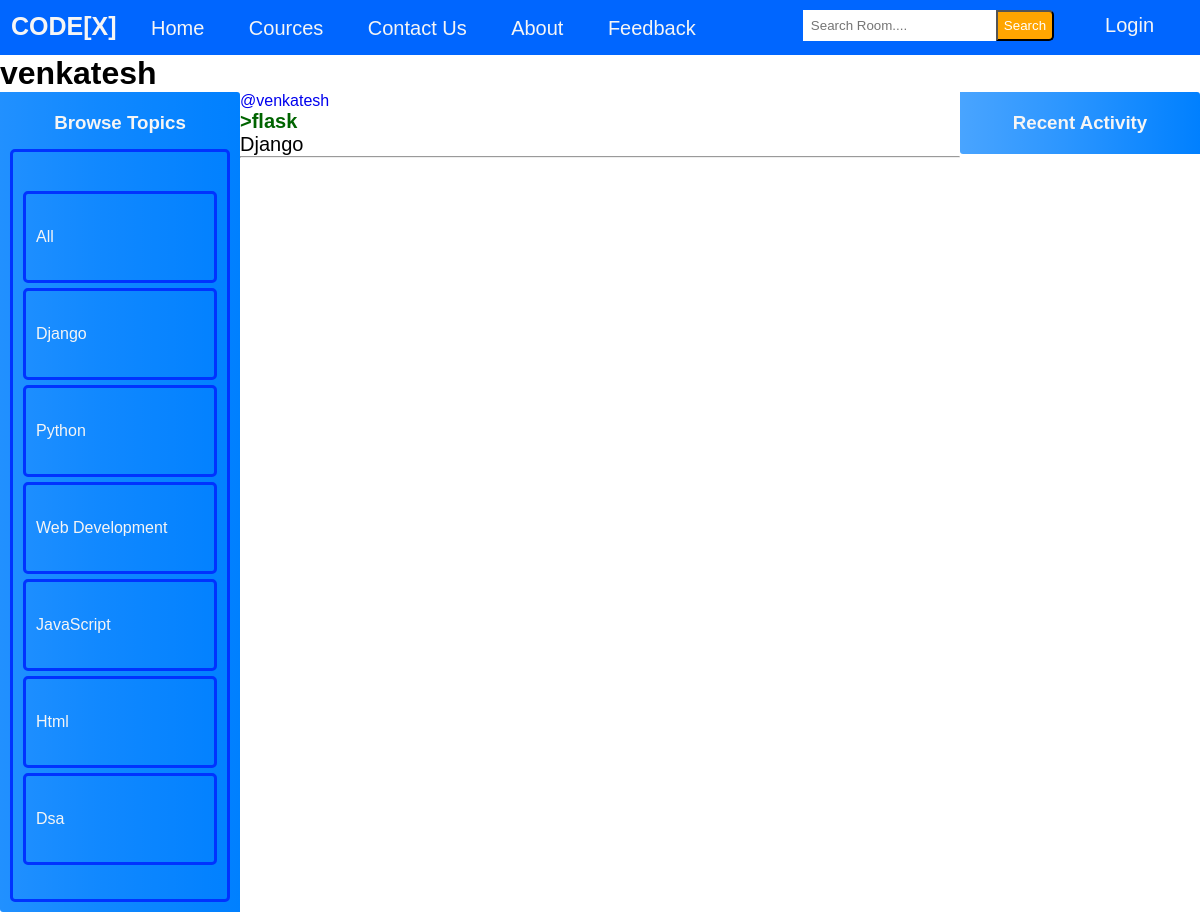
/profile/5, run on the app's committed database.
### base/models.py (models this page shows, shortened)
class Topic(models.Model):
    name = models.CharField(max_length=200)

class Room(models.Model):
    host =  models.ForeignKey(User, on_delete=models.SET_NULL,null=True)
    topic = models.ForeignKey(Topic, on_delete=models.SET_NULL,null=True)
    name =  models.CharField(max_length= 200)
    description = models.TextField(null= True, blank= True)
    participants= models.ManyToManyField(User, related_name='participants', blank=True)
    updated= models.DateTimeField(auto_now= True)
    created= models.DateTimeField(auto_now_add=True)
    class Meta:
        ordering = ['-updated','-created']

### base/views.py (the view)
# urls.py: path('profile/<str:pk>',views.userProfile,name="user-profile"),
def userProfile(request, pk):
    user= User.objects.get(id=pk)
    rooms= user.room_set.all()
    room_message= user.message_set.all()
    topics= Topic.objects.all()
    context= {'user': user, 'rooms': rooms, 'room_message': room_message, 'topics': topics }
    return render(request, 'base/profile.html', context )

### base/templates/base/profile.html (shortened to what this page needs)
{% extends 'main.html' %}
{% block content %}
<h1>{{ user.username }}</h1>
<div class="profile-container">
    <div>
        {% include 'base/topics_component.html' %}
    </div>
    <div>
        {% include 'base/feed_component.html' %}
    </div>
    <div>
        {% include 'base/activity_component.html' %}
    </div>
</div>
{% endblock content %}

### base/templates/base/topics_component.html (shortened to what this page needs)
<div class="topic-container">
    <h3 class="t_o_p"> Browse Topics </h3>
    <div class="topic-name">
        <div>
            <a href="{%  url 'home' %}" class="topic-name" >All</a>
        </div>
        {% for topic in topics %}
        <div>
            <a href="{% url 'home' %}?q={{topic.name}}" class="topic-name">{{topic.name}}</a>
        </div>
        {% endfor %}
    </div>
</div>

### base/templates/base/feed_component.html (shortened to what this page needs)
<div>
    {% for room in rooms %}
    <div>
        <a href="{% url 'user-profile' room.host.id %}">@{{room.host.username}}</a>
        <h5><a style="color: darkgreen; font-size: 20px;" href= "{% url 'room' room.id %}">>{{room.name}}</a></h5>
        <small style="font-size: 20px;">{{room.topic.name}} </small>
        <hr>
    </div>
    {% endfor %}
</div>

### templates/main.html (style rules this page uses)
* { padding: 0; margin: 0; text-decoration: none; list-style-type: none; box-sizing: border-box; font-family: 'Nunito', sans-serif }
body { background-color:white; }

### base/templates/base/profile.html (style rules this page uses)
.profile-container { display: grid; grid-template-columns: 1fr 3fr 1fr; }

### base/templates/base/topics_component.html (style rules this page uses)
.topic-container { background: linear-gradient(90deg, #0080ffde 0%, #0080ffef 43%,#0080FF 100%); border-radius: 0px 3px; padding: 10px; }
.t_o_p { padding: 10px; color: whitesmoke; text-align: center; }
.topic-name { display: block; color: whitesmoke; border: 3px solid #0033FF; padding: 34px 10px; border-radius: 5px; text-transform: capitalize; margin-top: 5px; }

### data on the page
Topic: name "Django"
Topic: name "Python"
Topic: name "Web Development"
Topic: name "JavaScript"
Topic: name "Html"
Topic: name "Dsa"
Room: host.username "venkatesh", name "flask", topic.name "Django"

### other printed values
{{ user.username }} "venkatesh"
